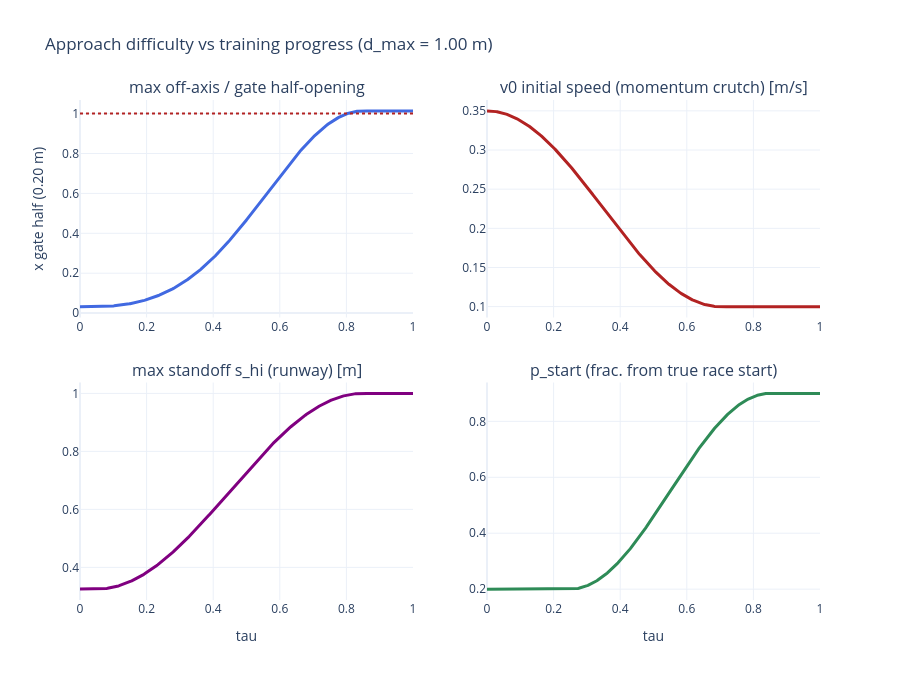

The code cell stored with this chart in its notebook:
### Markdown cell above
## 5. How hard does the approach actually get?

Difficulty proxies as a function of `tau` (for segment length `d_max = d_max_cap`):

1. **Max off-axis offset at the far end** `= s_hi * tan(kappa*theta_max)`, in units of the gate half-opening. `1.0` = a far spawn can sit exactly at the edge of the opening; `>1` = fully outside the opening cone, so the policy must steer back in.
2. **Max standoff** `s_hi` — how far back the drone can start (runway to manage).

`v0` (momentum crutch) is shown because it offsets difficulty: while `v0 > 0` the drone is *launched* through the gate; once `v0 → 0` the wide cone is fully on the policy. `p_start` shows when the deployment start distribution takes over.

### Code cell
d_max = cfg.d_max_cap
taus = np.linspace(0.0, 1.0, 400)
kap = _f(kappa_schedule(taus, cfg))
s_hi = cfg.d_min + kap * (d_max - cfg.d_min)
max_lat = s_hi * np.tan(kap * cfg.theta_max)
v0 = _f(v0_schedule(taus, cfg))
p_start = _f(p_start_schedule(taus, cfg))

fig = make_subplots(
    rows=2,
    cols=2,
    vertical_spacing=0.13,
    horizontal_spacing=0.10,
    subplot_titles=(
        "max off-axis / gate half-opening",
        "v0 initial speed (momentum crutch) [m/s]",
        "max standoff s_hi (runway) [m]",
        "p_start (frac. from true race start)",
    ),
)
fig.add_trace(
    go.Scatter(
        x=taus, y=max_lat / GATE_HALF, line=dict(color="royalblue", width=3), showlegend=False
    ),
    row=1,
    col=1,
)
fig.add_hline(y=1.0, line=dict(color="firebrick", dash="dot"), row=1, col=1)
fig.add_trace(
    go.Scatter(x=taus, y=v0, line=dict(color="firebrick", width=3), showlegend=False), row=1, col=2
)
fig.add_trace(
    go.Scatter(x=taus, y=s_hi, line=dict(color="purple", width=3), showlegend=False), row=2, col=1
)
fig.add_trace(
    go.Scatter(x=taus, y=p_start, line=dict(color="seagreen", width=3), showlegend=False),
    row=2,
    col=2,
)
fig.update_xaxes(title_text="tau", row=2, col=1)
fig.update_xaxes(title_text="tau", row=2, col=2)
fig.update_yaxes(title_text="x gate half (0.20 m)", row=1, col=1)
fig.update_xaxes(range=[0, 1])  # tau only ever spans [0, 1]
fig.update_layout(
    height=680,
    template="plotly_white",
    title=f"Approach difficulty vs training progress (d_max = {d_max:.2f} m)",
)
fig.show()

### Figure 1 — Plotly figure (JSON) as saved in the notebook; plotly's stock layout.template omitted (floating-point values rounded to 4 significant figures; data arrays with more than 128 entries replaced by an {"elided": "..."} marker saying what was removed)
{"data": [{"line": {"color": "royalblue", "width": 3}, "showlegend": false, "type": "scatter", "x": {"elided": "400 float values"}, "xaxis": "x", "y": {"elided": "400 float values"}, "yaxis": "y"}, {"line": {"color": "firebrick", "width": 3}, "showlegend": false, "type": "scatter", "x": {"elided": "400 float values"}, "xaxis": "x2", "y": {"elided": "400 float values"}, "yaxis": "y2"}, {"line": {"color": "purple", "width": 3}, "showlegend": false, "type": "scatter", "x": {"elided": "400 float values"}, "xaxis": "x3", "y": {"elided": "400 float values"}, "yaxis": "y3"}, {"line": {"color": "seagreen", "width": 3}, "showlegend": false, "type": "scatter", "x": {"elided": "400 float values"}, "xaxis": "x4", "y": {"elided": "400 float values"}, "yaxis": "y4"}], "layout": {"annotations": [{"font": {"size": 16}, "showarrow": false, "text": "max off-axis / gate half-opening", "x": 0.225, "xanchor": "center", "xref": "paper", "y": 1, "yanchor": "bottom", "yref": "paper"}, {"font": {"size": 16}, "showarrow": false, "text": "v0 initial speed (momentum crutch) [m/s]", "x": 0.775, "xanchor": "center", "xref": "paper", "y": 1, "yanchor": "bottom", "yref": "paper"}, {"font": {"size": 16}, "showarrow": false, "text": "max standoff s_hi (runway) [m]", "x": 0.225, "xanchor": "center", "xref": "paper", "y": 0.435, "yanchor": "bottom", "yref": "paper"}, {"font": {"size": 16}, "showarrow": false, "text": "p_start (frac. from true race start)", "x": 0.775, "xanchor": "center", "xref": "paper", "y": 0.435, "yanchor": "bottom", "yref": "paper"}], "height": 680, "shapes": [{"line": {"color": "firebrick", "dash": "dot"}, "type": "line", "x0": 0, "x1": 1, "xref": "x domain", "y0": 1, "y1": 1, "yref": "y"}], "title": {"text": "Approach difficulty vs training progress (d_max = 1.00 m)"}, "xaxis": {"anchor": "y", "domain": [0, 0.45], "range": [0, 1]}, "xaxis2": {"anchor": "y2", "domain": [0.55, 1], "range": [0, 1]}, "xaxis3": {"anchor": "y3", "domain": [0, 0.45], "range": [0, 1], "title": {"text": "tau"}}, "xaxis4": {"anchor": "y4", "domain": [0.55, 1], "range": [0, 1], "title": {"text": "tau"}}, "yaxis": {"anchor": "x", "domain": [0.565, 1], "title": {"text": "x gate half (0.20 m)"}}, "yaxis2": {"anchor": "x2", "domain": [0.565, 1]}, "yaxis3": {"anchor": "x3", "domain": [0, 0.435]}, "yaxis4": {"anchor": "x4", "domain": [0, 0.435]}}}
